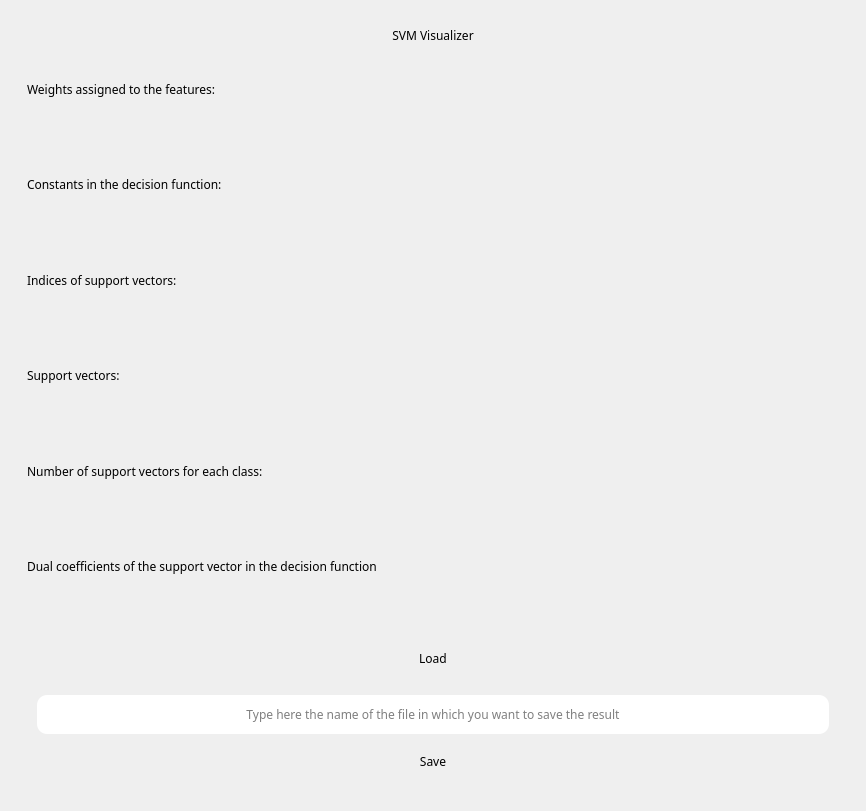
<?xml version="1.0" encoding="UTF-8"?>
<ui version="4.0">
 <class>CheckResultsWindow</class>
 <widget class="QMainWindow" name="CheckResultsWindow">
  <property name="geometry">
   <rect>
    <x>0</x>
    <y>0</y>
    <width>866</width>
    <height>811</height>
   </rect>
  </property>
  <property name="windowTitle">
   <string>SVM Visualizer</string>
  </property>
  <property name="styleSheet">
   <string notr="true">*{
	border:none;
	border-radius:15px;
	font-family:century gohtic;
}

QFrame[accessibleName=&quot;bodyFrame&quot;]{
	background-color:qlineargradient(spread:pad, x1:0, y1:0, x2:1, y2:1, stop:0 rgba(191, 186, 181, 255), stop:1 rgba(231, 227, 223, 255));
}

QFrame[accessibleName=&quot;titleFrame&quot;]{
	background-color:rgb(244, 244, 244);
}

QFrame[accessibleName=&quot;saveFrame&quot;]{
	background-color:rgb(244, 244, 244);
}

QScrollArea{
	background-color:rgb(244, 244, 244);
}

QLabel[accessibleName=&quot;titleLabel&quot;]{
	font-size:40px;
	margin:10px;
	font-weight:bold;
	color:rgb(0, 51, 69);
}

QLabel[accessibleName=&quot;wLabel&quot;],QLabel[accessibleName=&quot;bLabel&quot;],QLabel[accessibleName=&quot;indicesLabel&quot;],QLabel[accessibleName=&quot;vectorsLabel&quot;],QLabel[accessibleName=&quot;noSVLabel&quot;],QLabel[accessibleName=&quot;coefLabel&quot;]{
	font-size:18px;
	font-weight:bold;
	color:rgb(0, 51, 69);
	padding:10px;
	background-color:rgb(244, 244, 244);
}

QLabel[accessibleName=&quot;wTextLabel&quot;],QLabel[accessibleName=&quot;bTextLabel&quot;],QLabel[accessibleName=&quot;indicesTextLabel&quot;],QLabel[accessibleName=&quot;vectorsTextLabel&quot;],QLabel[accessibleName=&quot;noSVTextLabel&quot;],QLabel[accessibleName=&quot;coefTextLabel&quot;]{
	font-size:18px;
	font-weight:bold;
	color:rgb(27, 134, 151);
	padding:10px;
	margin-left:10px;
	margin-right:10px;
	background-color:rgb(244, 244, 244);
}

QScrollArea{
	background-color:rgba(244, 244, 244, 0);
}

QPushButton[accessibleName=&quot;saveTextButton&quot;],QPushButton[accessibleName=&quot;LoadTextButton&quot;]{
	background:rgb(27, 134, 151);
	border-radius:10px;
	padding:20%;
	margin:10px;
	font-size:20px;
	color:white;
}

QPushButton[accessibleName=&quot;saveTextButton&quot;]:hover,QPushButton[accessibleName=&quot;LoadTextButton&quot;]:hover{
	background:rgb(15, 100, 117);
	border-radius:10px;
	padding:15%;
	margin:10px;
	font-size:18px;
	color:white;
}

QLineEdit{	
	margin-left:10px;
	margin-right:10px;
	background-color:white;
	border-radius:10px;
	padding: 10%;
}

QLineEdit:hover{
	background-color:rgb(223, 223, 223);
	border-radius:10px;
	padding: 10%;
}

QScrollBar:horizontal
{
        height: 20px;
        margin: 3px 15px 3px 15px;
        border: 1px transparent #2A2929;
        border-radius: 6px;
        background-color: rgb(0, 51, 69);    /* #2A2929; */
}

    QScrollBar::handle:horizontal
    {
        background-color: rgb(27, 134, 151);      /* #605F5F; */
        min-width: 5px;
        border-radius: 6px;
    }

    QScrollBar::add-line:horizontal
    {
        margin: 0px 3px 0px 3px;
        border-image: url(:/qss_icons/rc/right_arrow_disabled.png);
        width: 10px;
        height: 10px;
        subcontrol-position: right;
        subcontrol-origin: margin;
    }

    QScrollBar::sub-line:horizontal
    {
        margin: 0px 3px 0px 3px;
        border-image: url(:/qss_icons/rc/left_arrow_disabled.png);
        height: 10px;
        width: 10px;
        subcontrol-position: left;
        subcontrol-origin: margin;
    }

    QScrollBar::add-line:horizontal:hover,QScrollBar::add-line:horizontal:on
    {
        border-image: url(:/qss_icons/rc/right_arrow.png);
        height: 10px;
        width: 10px;
        subcontrol-position: right;
        subcontrol-origin: margin;
    }


    QScrollBar::sub-line:horizontal:hover, QScrollBar::sub-line:horizontal:on
    {
        border-image: url(:/qss_icons/rc/left_arrow.png);
        height: 10px;
        width: 10px;
        subcontrol-position: left;
        subcontrol-origin: margin;
    }

    QScrollBar::up-arrow:horizontal, QScrollBar::down-arrow:horizontal
    {
        background: none;
    }


    QScrollBar::add-page:horizontal, QScrollBar::sub-page:horizontal
    {
        background: none;
    }

    QScrollBar:vertical
    {
        background-color: rgb(0, 51, 69);
        width: 20px;
        margin: 15px 3px 15px 3px;
        border: 1px transparent #2A2929;
        border-radius: 6px;
    }

    QScrollBar::handle:vertical
    {
        background-color: rgb(27, 134, 151);         /* #605F5F; */
        min-height: 5px;
        border-radius: 6px;
    }

    QScrollBar::sub-line:vertical
    {
        margin: 3px 0px 3px 0px;
        border-image: url(:/qss_icons/rc/up_arrow_disabled.png);
        height: 10px;
        width: 10px;
        subcontrol-position: top;
        subcontrol-origin: margin;
    }

    QScrollBar::add-line:vertical
    {
        margin: 3px 0px 3px 0px;
        border-image: url(:/qss_icons/rc/down_arrow_disabled.png);
        height: 10px;
        width: 10px;
        subcontrol-position: bottom;
        subcontrol-origin: margin;
    }

    QScrollBar::sub-line:vertical:hover,QScrollBar::sub-line:vertical:on
    {
        border-image: url(:/qss_icons/rc/up_arrow.png);
        height: 10px;
        width: 10px;
        subcontrol-position: top;
        subcontrol-origin: margin;
    }

    QScrollBar::add-line:vertical:hover, QScrollBar::add-line:vertical:on
    {
        border-image: url(:/qss_icons/rc/down_arrow.png);
        height: 10px;
        width: 10px;
        subcontrol-position: bottom;
        subcontrol-origin: margin;
    }

    QScrollBar::up-arrow:vertical, QScrollBar::down-arrow:vertical
    {
        background: none;
    }

    QScrollBar::add-page:vertical, QScrollBar::sub-page:vertical
    {
        background: none;
    }
</string>
  </property>
  <widget class="QWidget" name="centralwidget">
   <property name="styleSheet">
    <string notr="true"/>
   </property>
   <layout class="QVBoxLayout" name="verticalLayout">
    <item>
     <widget class="QFrame" name="bodyFrame">
      <property name="accessibleName">
       <string>bodyFrame</string>
      </property>
      <property name="frameShape">
       <enum>QFrame::StyledPanel</enum>
      </property>
      <property name="frameShadow">
       <enum>QFrame::Raised</enum>
      </property>
      <layout class="QVBoxLayout" name="verticalLayout_2">
       <item>
        <widget class="QFrame" name="titleFrame">
         <property name="accessibleName">
          <string>titleFrame</string>
         </property>
         <property name="frameShape">
          <enum>QFrame::StyledPanel</enum>
         </property>
         <property name="frameShadow">
          <enum>QFrame::Raised</enum>
         </property>
         <layout class="QHBoxLayout" name="horizontalLayout">
          <item>
           <widget class="QLabel" name="titleLabel">
            <property name="accessibleName">
             <string>titleLabel</string>
            </property>
            <property name="text">
             <string>SVM Visualizer</string>
            </property>
            <property name="alignment">
             <set>Qt::AlignCenter</set>
            </property>
           </widget>
          </item>
         </layout>
        </widget>
       </item>
       <item>
        <widget class="QScrollArea" name="scrollArea">
         <property name="styleSheet">
          <string notr="true"/>
         </property>
         <property name="widgetResizable">
          <bool>true</bool>
         </property>
         <widget class="QWidget" name="scrollAreaWidgetContents">
          <property name="geometry">
           <rect>
            <x>0</x>
            <y>0</y>
            <width>802</width>
            <height>603</height>
           </rect>
          </property>
          <layout class="QVBoxLayout" name="verticalLayout_3">
           <item>
            <widget class="QLabel" name="wLabel">
             <property name="accessibleName">
              <string>wLabel</string>
             </property>
             <property name="text">
              <string>Weights assigned to the features:</string>
             </property>
            </widget>
           </item>
           <item>
            <widget class="QLabel" name="wTextLabel">
             <property name="accessibleName">
              <string>wTextLabel</string>
             </property>
             <property name="text">
              <string/>
             </property>
            </widget>
           </item>
           <item>
            <widget class="QLabel" name="bLabel">
             <property name="accessibleName">
              <string>bLabel</string>
             </property>
             <property name="text">
              <string>Constants in the decision function:</string>
             </property>
            </widget>
           </item>
           <item>
            <widget class="QLabel" name="bTextLabel">
             <property name="accessibleName">
              <string>bTextLabel</string>
             </property>
             <property name="text">
              <string/>
             </property>
            </widget>
           </item>
           <item>
            <widget class="QLabel" name="indicesLabel">
             <property name="accessibleName">
              <string>indicesLabel</string>
             </property>
             <property name="text">
              <string>Indices of support vectors:</string>
             </property>
            </widget>
           </item>
           <item>
            <widget class="QLabel" name="indicesTextLabel">
             <property name="accessibleName">
              <string>indicesTextLabel</string>
             </property>
             <property name="text">
              <string/>
             </property>
            </widget>
           </item>
           <item>
            <widget class="QLabel" name="vectorsLabel">
             <property name="accessibleName">
              <string>vectorsLabel</string>
             </property>
             <property name="text">
              <string>Support vectors:</string>
             </property>
            </widget>
           </item>
           <item>
            <widget class="QLabel" name="vectorsTextLabel">
             <property name="accessibleName">
              <string>vectorsTextLabel</string>
             </property>
             <property name="text">
              <string/>
             </property>
            </widget>
           </item>
           <item>
            <widget class="QLabel" name="noSVLabel">
             <property name="accessibleName">
              <string>noSVLabel</string>
             </property>
             <property name="text">
              <string>Number of support vectors for each class:</string>
             </property>
            </widget>
           </item>
           <item>
            <widget class="QLabel" name="noSVTextLabel">
             <property name="accessibleName">
              <string>noSVTextLabel</string>
             </property>
             <property name="text">
              <string/>
             </property>
            </widget>
           </item>
           <item>
            <widget class="QLabel" name="coefLabel">
             <property name="accessibleName">
              <string>coefLabel</string>
             </property>
             <property name="text">
              <string>Dual coefficients of the support vector in the decision function</string>
             </property>
            </widget>
           </item>
           <item>
            <widget class="QLabel" name="coefTextLabel">
             <property name="accessibleName">
              <string>coefTextLabel</string>
             </property>
             <property name="text">
              <string/>
             </property>
            </widget>
           </item>
          </layout>
         </widget>
        </widget>
       </item>
       <item>
        <widget class="QPushButton" name="LoadTextButton">
         <property name="accessibleName">
          <string>LoadTextButton</string>
         </property>
         <property name="text">
          <string>Load</string>
         </property>
        </widget>
       </item>
       <item>
        <widget class="QFrame" name="saveFrame">
         <property name="minimumSize">
          <size>
           <width>0</width>
           <height>120</height>
          </size>
         </property>
         <property name="accessibleName">
          <string>saveFrame</string>
         </property>
         <property name="frameShape">
          <enum>QFrame::StyledPanel</enum>
         </property>
         <property name="frameShadow">
          <enum>QFrame::Raised</enum>
         </property>
         <layout class="QVBoxLayout" name="verticalLayout_4">
          <item>
           <widget class="QLineEdit" name="lineEdit">
            <property name="frame">
             <bool>true</bool>
            </property>
            <property name="alignment">
             <set>Qt::AlignCenter</set>
            </property>
            <property name="placeholderText">
             <string>Type here the name of the file in which you want to save the result</string>
            </property>
           </widget>
          </item>
          <item>
           <widget class="QPushButton" name="saveTextButton">
            <property name="accessibleName">
             <string>saveTextButton</string>
            </property>
            <property name="text">
             <string>Save</string>
            </property>
           </widget>
          </item>
         </layout>
        </widget>
       </item>
      </layout>
     </widget>
    </item>
   </layout>
  </widget>
 </widget>
 <resources/>
 <connections/>
</ui>
